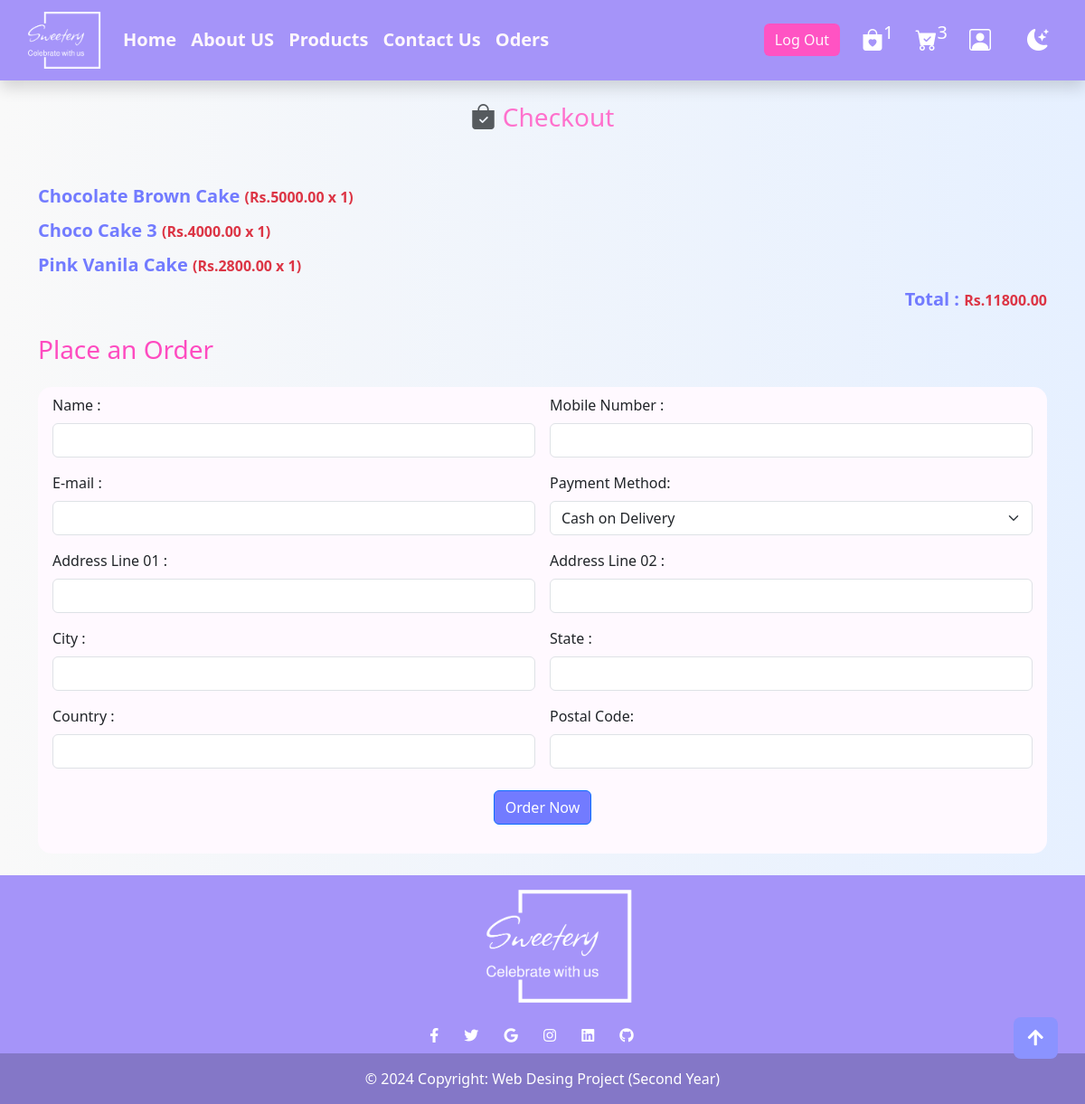
The page /checkout.php (signed in) on the database its author committed.
### tables this page shows
CREATE TABLE `cart` (
  `id` int NOT NULL AUTO_INCREMENT,
  `image` varchar(200) NOT NULL,
  `name` varchar(200) NOT NULL,
  `pid` int NOT NULL,
  `price` int NOT NULL,
  `quantity` int NOT NULL,
  `user_id` int NOT NULL,
  PRIMARY KEY (`id`)
);

### checkout.php (the view, shortened to what this page needs)
<?php
@include './includes/db.php';
$user_id = $_SESSION['user_id'];
?>
<!DOCTYPE html>
<html lang="en">
<head>
   <link rel="stylesheet" href="./css/nav.css">
    <link rel="stylesheet" href="./css/darkmode.css">
    <link rel="stylesheet" href="./css/footer.css">
    <link rel="stylesheet" href="./css/navigation.css">
    <link rel="stylesheet" href="./css/footer.css">
    <link rel="stylesheet" href="./css/user_profile.css">
    <link rel="stylesheet" href="./css/checkout.css">
    <link href="https://cdn.jsdelivr.net/npm/bootstrap@5.3.3/dist/css/bootstrap.min.css" rel="stylesheet">
    <link rel="stylesheet" href="https://cdn.jsdelivr.net/npm/bootstrap-icons@1.11.3/font/bootstrap-icons.min.css">
    <link rel="stylesheet" href="https://cdnjs.cloudflare.com/ajax/libs/font-awesome/5.15.4/css/all.min.css">
</head>
<body>
<?php include './includes/nav.php'; ?>
 <button id="scrollBtn" class="btn btn-lg btn-secondary d-none d-md-block scroll-btn">
    <i id="scrollIcon" class="scrollIcon"></i>
  </button>
<section class="heading text-center py-4">
    <h3><i class="bi bi-bag-check-fill text-muted"></i> Checkout</h3>
</section>
<section class="display_order container my-4">
    <?php
        $grand_total = 0;
        $select_cart = mysqli_query($conn, "SELECT * FROM `cart` WHERE user_id = '$user_id'") or die('query failed');
        if(mysqli_num_rows($select_cart) > 0){
            while($fetch_cart = mysqli_fetch_assoc($select_cart)){
            $total_price = ($fetch_cart['price'] * $fetch_cart['quantity']);
            $grand_total += $total_price;
    ?>
    <p class="mb-2"> <?php echo $fetch_cart['name'] ?> <span>(<?php echo 'Rs.'.$fetch_cart['price'].'.00'.' x '.$fetch_cart['quantity'] ?>)</span> </p>
    <?php
        }
        }else{
            echo '<p class="empty text-center">your cart is empty</p>';
        }
    ?>
    <div class="grand_total text-end">Total : <span>Rs.<?php echo $grand_total; ?>.00</span></div>
</section>
<section class="checkout container my-4">
    <h3 class="pb-3">Place an Order</h3>
    <form action="" method="POST" class="form_checkout px-3 py-2">
        <div class="row g-3">
            <div class="col-md-6">
                <label for="name" class="form-label">Name :</label>
                <input type="text" name="name" id="name" class="form-control" placeholder="" required autocomplete="off">
            </div>
            <div class="col-md-6">
                <label for="number" class="form-label">Mobile Number :</label>
                <input type="number" name="number" id="number" min="0" class="form-control" placeholder="" required autocomplete="off">
            </div>
            <div class="col-md-6">
                <label for="email" class="form-label">E-mail :</label>
                <input type="email" name="email" id="email" class="form-control" placeholder="" required autocomplete="off">
            </div>
            <div class="col-md-6">
                <label for="method" class="form-label">Payment Method:</label>
                <select name="method" id="method" class="form-select" required>
                    <option value="cash on delivery">Cash on Delivery</option>
                </select>
            </div>
            <div class="col-md-6">
                <label for="flat" class="form-label">Address Line 01 :</label>
                <input type="text" name="flat" id="flat" class="form-control" placeholder="" required autocomplete="off">
            </div>
            <div class="col-md-6">
                <label for="street" class="form-label">Address Line 02 :</label>
                <input type="text" name="street" id="street" class="form-control" placeholder="" required autocomplete="off">
            </div>
            <div class="col-md-6">
                <label for="city" class="form-label">City :</label>
                <input type="text" name="city" id="city" class="form-control" placeholder="" required autocomplete="off">
            </div>
            <div class="col-md-6">
                <label for="state" class="form-label">State :</label>
                <input type="text" name="state" id="state" class="form-control" placeholder="" required autocomplete="off">
            </div>
            <div class="col-md-6">
                <label for="country" class="form-label">Country :</label>
                <input type="text" name="country" id="country" class="form-control" placeholder="" required autocomplete="off">
            </div>
            <div class="col-md-6">
                <label for="pin_code" class="form-label">Postal Code:</label>
                <input type="number" min="0" name="pin_code" id="pin_code" class="form-control" placeholder="" required autocomplete="off">
            </div>
        </div>
        <div class="text-center my-4">
            <input type="submit" name="order" value="Order Now" class="btn btn-primary">
        </div>
    </form>
</section>
<?php include './includes/footer.php'; ?>
</body>
</html>

### css/navigation.css (style rules this page uses)
.scroll-btn { position: fixed; bottom: 50px; right: 30px; z-index: 100; font-size: 20px; background-color: #8B93FF !important; border: none !important; }
.animate-icon { animation: fadeIn 0.5s ease-in-out, rotateIcon 0.5s ease-in-out; }

### css/checkout.css (style rules this page uses)
* { list-style-type: none; }
body { background: linear-gradient(to right, #f9f9f9, #e6f0ff); }
.heading h3 { color: #FF71CD; }
.display_order p { color: #727bff; font-size: 20px; font-weight: bold; }
.display_order p span { color: #dc3545; font-size: 16px; }
.display_order .grand_total { color: #727bff; font-weight: bold; font-size: 20px; }
.display_order .grand_total span { color: #dc3545; font-size: 16px; }
.checkout h3 { color: #fe4bc0; }
.checkout .form_checkout { background-color: #fff9ff; border-radius: 15px; }
.checkout .form_checkout input[type=submit] { background-color: #727bff; }

### rows shown on the page
cart: name "Chocolate Brown Cake", price "5000", quantity "1"
cart: name "Choco Cake 3", price "4000", quantity "1"
cart: name "Pink Vanila Cake", price "2800", quantity "1"

### other values the page prints
$wishlist_num_rows "1"
$cart_num_rows "3"
$grand_total "11800"
